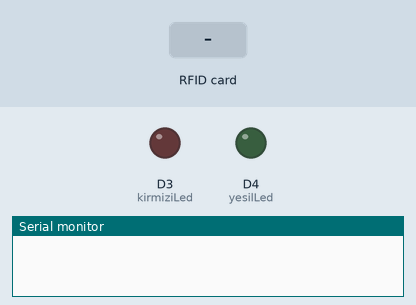
This sketch was run on a simulated ESP8266 (NodeMCU). Parts: output pins drawn as LEDs (lit = HIGH), the last lines printed to the serial monitor. The inputs (shaded band) are chosen by the test bench.

Above: at 1.2 s.
1.3 s: RFID card F9 15 F0 A3 held to the reader
At 2.2 s:
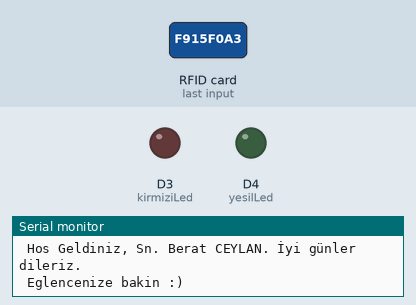
2.9 s: RFID card 5E 7A 19 C4 held to the reader
At 3.5 s:
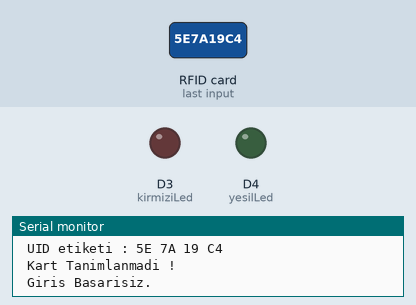
Timing chart, 0 to 5.9 s (numbered marks = the images above; inputs shaded):
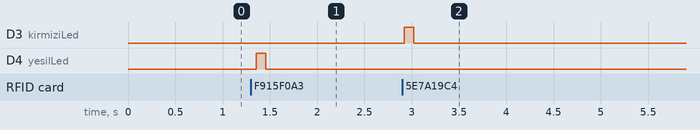

Measured:
- after the input at 1.3 s, D4 (yesilLed): LOW → HIGH after 0.05 s, → LOW 0.10 s later
- after the input at 2.9 s, D3 (kirmiziLed): LOW → HIGH at once, → LOW 0.10 s later

The sketch:

KapiKilidi.ino
```cpp
#define SS_PIN D2
#define RST_PIN  D1

int yesilLed = D4;
int kirmiziLed = D3;

#include <SPI.h>
#include <MFRC522.h>

MFRC522 mfrc522(SS_PIN, RST_PIN);
int statuss = 0;
int out = 0;

void setup()
{
  pinMode(yesilLed, OUTPUT);
  pinMode(kirmiziLed, OUTPUT);

  Serial.begin(9600);
  SPI.begin();
  mfrc522.PCD_Init();
}

void loop()
{

  if ( ! mfrc522.PICC_IsNewCardPresent())
  {
    return;
  }

  if ( ! mfrc522.PICC_ReadCardSerial())
  {
    return;
  }

  Serial.println();
  Serial.print(" UID etiketi :");
  String content= "";
  byte letter;
  for (byte i = 0; i < mfrc522.uid.size; i++)
  {
     Serial.print(mfrc522.uid.uidByte[i] < 0x10 ? " 0" : " ");
     Serial.print(mfrc522.uid.uidByte[i], HEX);
     content.concat(String(mfrc522.uid.uidByte[i] < 0x10 ? " 0" : " "));
     content.concat(String(mfrc522.uid.uidByte[i], HEX));
  }
  content.toUpperCase();
  Serial.println();
  if (content.substring(1) == "F9 15 F0 A3")
  {
    Serial.println(" Giris Basarili ! ");
    Serial.println(" Hos Geldiniz, Sn. Berat CEYLAN. İyi günler dileriz. ");
     digitalWrite(yesilLed, HIGH);
      delay(100);
    digitalWrite(yesilLed, LOW);
    delay(100);
    Serial.println(" Eglencenize bakin :) ");
    Serial.println();
    statuss = 1;

  }

  else   {
    Serial.println(" Kart Tanimlanmadi ! ");
    Serial.println(" Giris Basarisiz. ");
    digitalWrite(kirmiziLed, HIGH);
      delay(100);
    digitalWrite(kirmiziLed, LOW);
      delay(100);
  }
}
```
